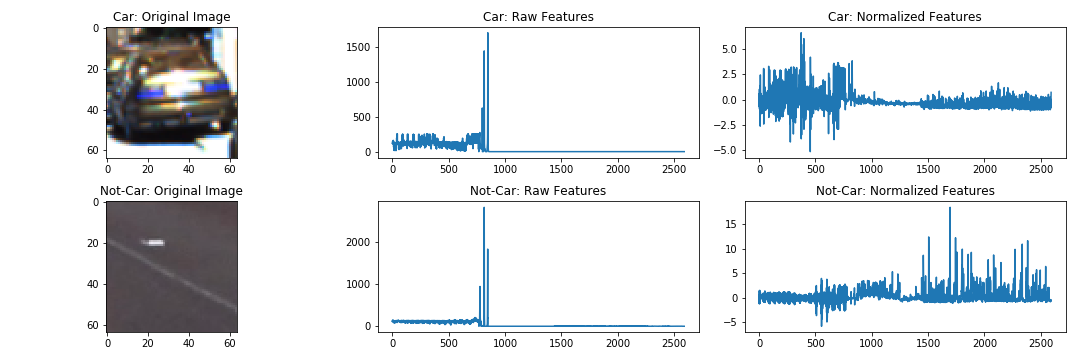
#> input picture images/normalized_features.png, 1080 x 360 px
$ python -i features_extractor.py   (imports and definitions only)
#> lines starting #> are read from the running program, lines starting #| are printed output that depends on the picture
import numpy as np
import cv2

from skimage.feature import hog
from tqdm import tqdm

class FeaturesExtractor:
    """
    This class is used to extract features (e.g. spatial, color histogram, HOG etc.) from images.
    """

    COLOR_SPACE_MAP = {
        'HLS': cv2.COLOR_BGR2HLS,
        'HSV': cv2.COLOR_BGR2HSV,
        'YUV': cv2.COLOR_BGR2YUV,
        'YCrCb': cv2.COLOR_BGR2YCrCb,
    }

    def __init__(self, color_space= 'YCrCb', spatial_size=16, hist_bins=32, orient=16, pix_per_cell=8, cell_per_block=2):
        """
        Initializes the features extractor with the given parameters

        Parameters
            color_space: The color space transform to apply to the images (from BGR), if None or 'BGR' no transformation is applied, default 'YCrCb'.
            spatial_size: The size for the spatial features, if None spatial features are not used, default 16.
            hist_bins: The number of color historgram bins to use, if None color features are not used, default 32.
            orient: The number of orientations for the HOG features, default 16.
            pix_per_cell: The number of pixels per cell for the HOG features, default 8.
            cell_per_block: The cells per block for the HOG features, default 2.
        """
        self.color_space = color_space
        self.spatial_size = spatial_size
        self.hist_bins = hist_bins
        self.orient = orient
        self.pix_per_cell = pix_per_cell
        self.cell_per_block = cell_per_block

    def bin_spatial(self, img):
        """
        Computes spatial features

        Parameters
            img: The input image
        Return
            Feature vector with spatial tranformation
        """
        features = cv2.resize(img, (self.spatial_size, self.spatial_size)).ravel()

        return features

    def _color_hist(self, channel):
        return np.histogram(channel, bins=self.hist_bins, range=(0, 256))[0]

    def color_hist(self, img, process_pool = None):
        """
        Computes color histogram features

        Parameters
            img: The input image
            process_pool: Optional multiprocessing Pool to use for extracting the histograms from the individual channels
        Return
            Feature vector with individual channels histograms concatenated
        """
        # Compute the histogram of the color channels separately
        if process_pool is None:
            histograms = list(map(lambda ch:self._color_hist(img[:,:,ch]), range(img.shape[2])))
        else:
            histograms = process_pool.map(self._color_hist, [img[:,:,0], img[:,:,1], img[:,:,2]])

        # Concatenate the histograms into a single feature vector
        hist_features = np.concatenate(histograms)

        return hist_features

    def extract_hog_features(self, img, vis=False, feature_vec=True):
        """
        Computes the HOG features and (optionally) the HOG features image

        Parameters
            img: The input image (single channel)
            vis: If true returns an image with a visualization of the HOG features
            feature_vec: Return the data as a feature vector by calling .ravel() on the result
                         just before returning.
        Return
            Feature vector with HOG features, if vis is true a tuple (features, hog_image)
        """
        features = hog(img, orientations=self.orient,
                            pixels_per_cell=(self.pix_per_cell, self.pix_per_cell),
                            cells_per_block=(self.cell_per_block, self.cell_per_block),
                            transform_sqrt=True,
                            visualise=vis,
                            feature_vector=feature_vec,
                            block_norm= 'L2-Hys')
        # If vis is True this is a tuple (hog_features, hog_image)
        return features

    def convert_color_space(self, img):
        """
        Converts the image to the extractor color space

        Parameters
            img: The input image
        Return
            Converted image, or a copy if the color space is not supplied or 'BGR'
        """

        if self.color_space is None or self.color_space == 'BGR':
            conversion = None
        else:
            conversion = FeaturesExtractor.COLOR_SPACE_MAP.get(self.color_space)

        if conversion is None:
            converted_img = np.copy(img)
        else:
            converted_img = cv2.cvtColor(img, conversion)

        return converted_img

    def extract_img_features(self, img, process_pool = None):
        """
        Extracts the features from the image (BGR expected) according to the extractor parameters.

        Parameters
            img: A BGR image
            process_pool: Optional multiprocessing Pool to use for extracting from the individual channels in parallel
                          the color histograms and the HOG features
        Return
            The extracted features vector
        """

        image_features = []

        # Color space conversion
        feature_image = self.convert_color_space(img)

        # Spatial features
        if self.spatial_size is not None:
            spatial_features = self.bin_spatial(feature_image)
            image_features.append(spatial_features)

        # Color histogram features
        if self.hist_bins is not None:
            hist_features = self.color_hist(feature_image, process_pool=process_pool)
            image_features.append(hist_features)

        # HOG features
        if process_pool is None:
            hog_features = list(map(lambda ch:self.extract_hog_features(feature_image[:,:,ch]), range(feature_image.shape[2])))
        else:
            hog_features = process_pool.map(self.extract_hog_features, [feature_image[:,:,0], feature_image[:,:,1], feature_image[:,:,2]])

        hog_features = np.ravel(hog_features)

        image_features.append(hog_features)

        return np.concatenate(image_features)

    def extract_features(self, imgs, process_pool = None):
        """
        Extracts the features from the given list of images according to the extractor parameters.

        Parameters
            imgs: A list of images
            process_pool: Optional multiprocessing Pool to use for extracting from the individual channels in parallel
                          the color histograms and the HOG features
        Return
            An array of extracted features vectors
        """

        print('Extracting features on {} images ({}, {}, {}, {})'.format(
            len(imgs),
            'BGR' if self.color_space is None else self.color_space,
            'Spatial Features OFF' if self.spatial_size is None else 'Spatial Size: {}'.format(self.spatial_size),
            'Histogram Features OFF' if self.hist_bins is None else 'Histogram Bins {}'.format(self.hist_bins),
            'Orientations: {}, Pix Per Cell: {}, Cell Per Block: {}'.format(
                self.orient, self.pix_per_cell, self.cell_per_block
            )
        ))

        # List to append feature vectors to
        features = []

        for file in tqdm(imgs, unit=' images', desc='Extracting Features'):

            img = cv2.imread(file)

            img_features = self.extract_img_features(img, process_pool=process_pool)

            features.append(img_features)

        return features

>>> import cv2
>>> picture = cv2.imread('images/normalized_features.png')
#> picture is the input picture: shape (360, 1080, 3); mean B, G, R 232.9, 230.4, 227.3
>>> result = FeaturesExtractor().extract_img_features(picture)
#> in convert_color_space, `converted_img = cv2.cvtColor(img, conversion)`: converted_img: shape (360, 1080, 3); mean of channels 0, 1, 2 229.8, 126.3, 129.8
#> in bin_spatial, `features = cv2.resize(img, (self.spatial_size, self.spatial_size)).rav..`: features = 768 values, max 255 at index 0, min 33 at index 54, mean 161.7
#> in extract_img_features, `spatial_features = self.bin_spatial(feature_image)`: spatial_features has the same summary as features in bin_spatial
#> in color_hist, `histograms = list(map(lambda ch:self._color_hist(img[:,:,ch]), range(i..`: histograms = 3 items
#> in color_hist, `hist_features = np.concatenate(histograms)`: hist_features = 96 values, max 361331 at index 48, min 0 at index 32, mean 12150
#> in extract_hog_features, `features = hog(img, orientations=self.orient, pixels_per_cell=(self.pi..`:
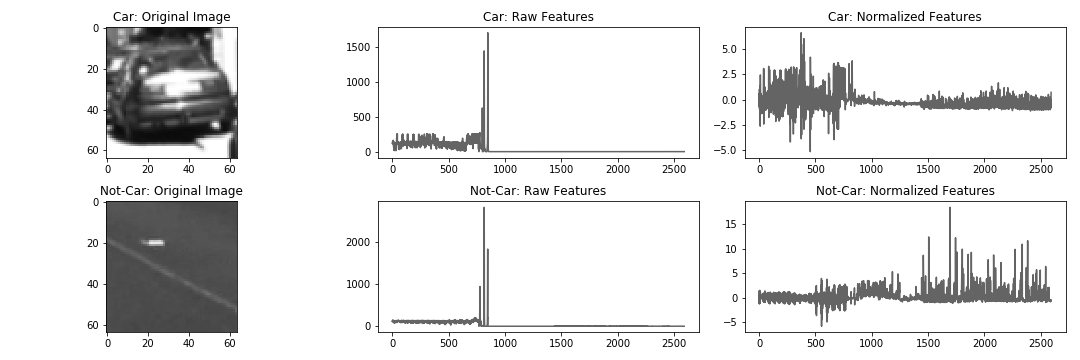
#> img: shape (360, 1080); min 0, max 255, mean 229.8
#> call 2 of extract_hog_features, with vis = False, feature_vec = True
#> in extract_hog_features (call 2), `features = hog(img, orientations=self.orient, pixels_per_cell=(self.pi..`:
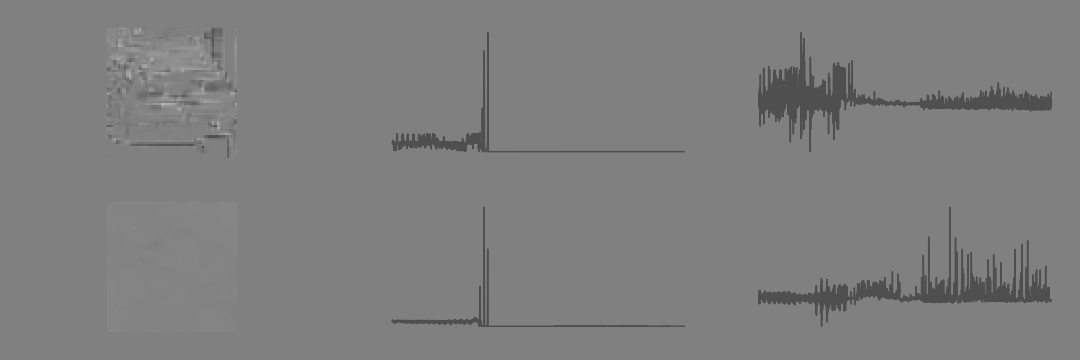
#> img: shape (360, 1080); min 75, max 184, mean 126.3
#> call 3 of extract_hog_features, with vis = False, feature_vec = True
#> in extract_hog_features (call 3), `features = hog(img, orientations=self.orient, pixels_per_cell=(self.pi..`:
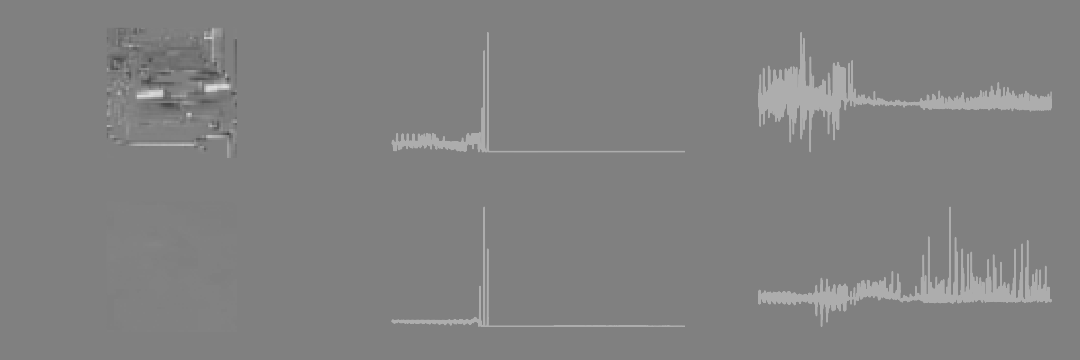
#> img: shape (360, 1080); min 66, max 222, mean 129.8
#> in extract_img_features, `hog_features = list(map(lambda ch:self.extract_hog_features(feature_im..`: hog_features = 3 items

$ run again, on images/training_features.png
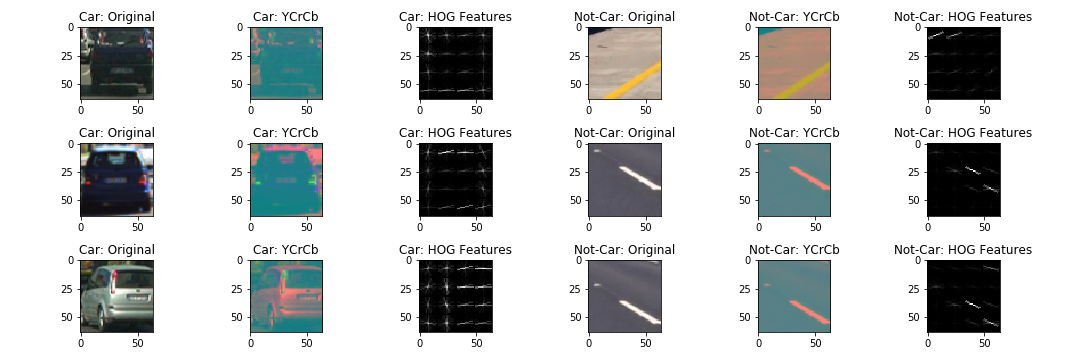
#> input picture images/training_features.png, 1080 x 360 px
#> picture is the input picture: shape (360, 1080, 3); mean B, G, R 205.3, 205.5, 203.1
#> converted_img: shape (360, 1080, 3); mean of channels 0, 1, 2 204.8, 126.8, 128.3
#> features = 768 values, max 255 at index 0, min 0 at index 162, mean 154.9
#> spatial_features has the same summary as features in bin_spatial
#> histograms = 3 items
#> in color_hist, `hist_features = np.concatenate(histograms)`: hist_features = 96 values, max 347471 at index 80, min 0 at index 32, mean 12150
#> in extract_hog_features (call 2), `features = hog(img, orientations=self.orient, pixels_per_cell=(self.pi..`:
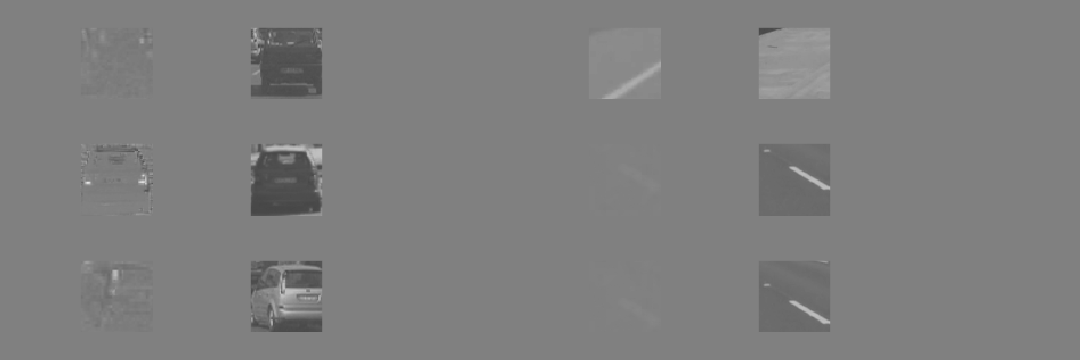
#> img: shape (360, 1080); min 70, max 231, mean 126.8
#> in extract_hog_features (call 3), `features = hog(img, orientations=self.orient, pixels_per_cell=(self.pi..`:
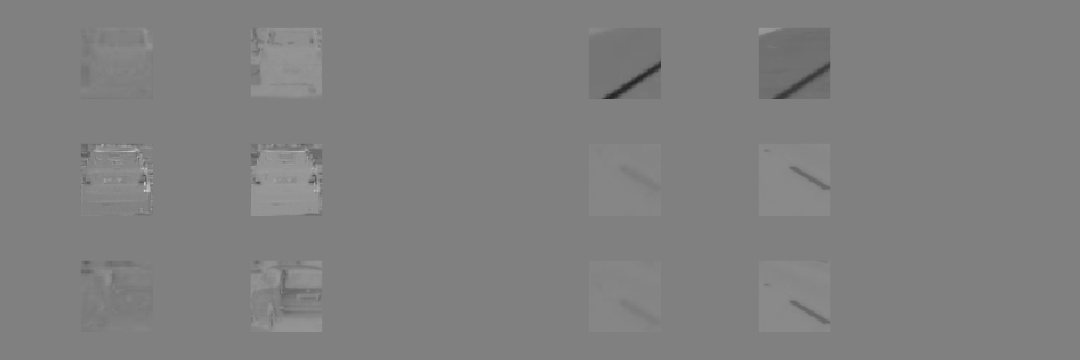
#> img: shape (360, 1080); min 35, max 206, mean 128.3
#> hog_features = 3 items
